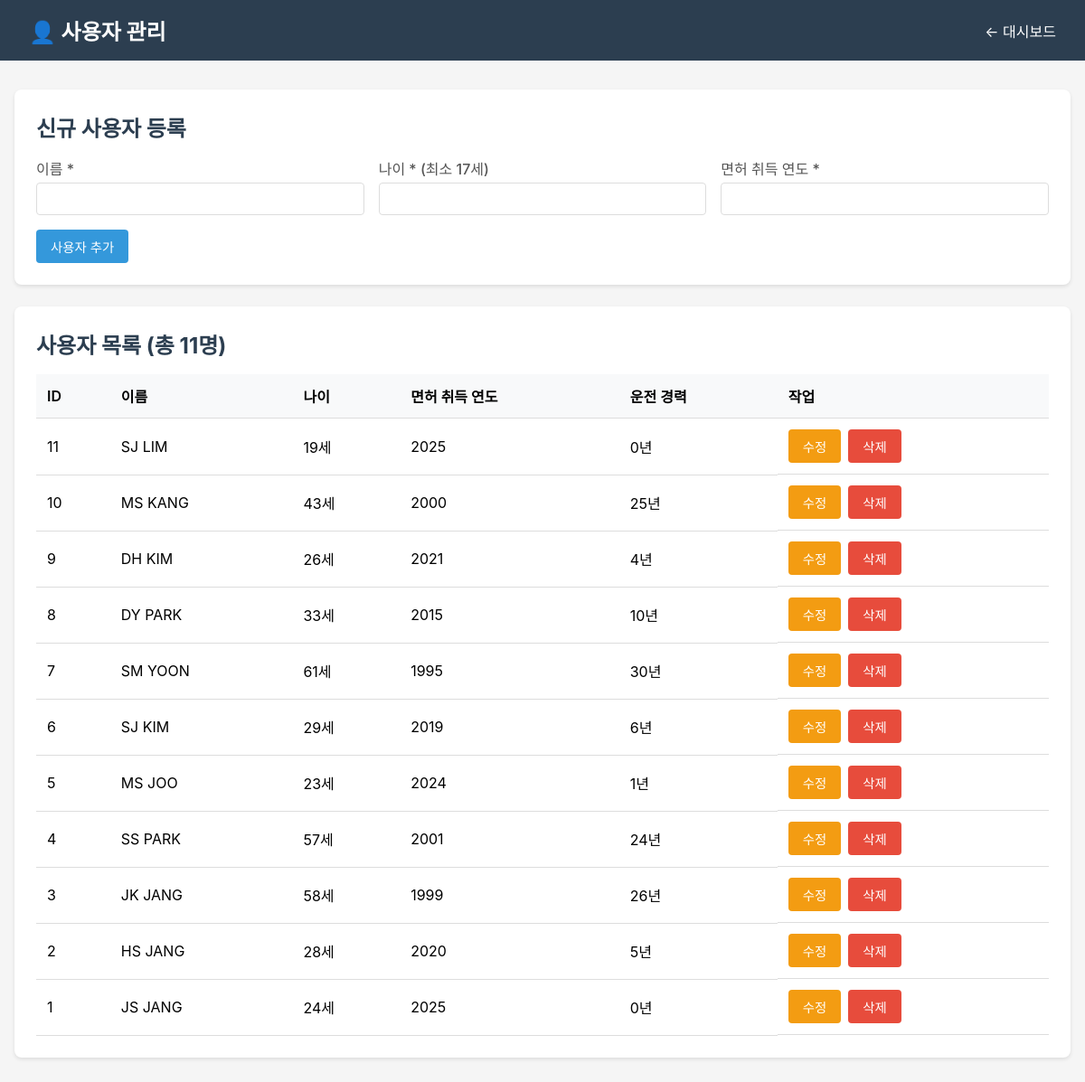
Screenshot of /PHPWeb/admin_users.php with the database file from the repository.
### tables this page shows
CREATE TABLE Users (
    id INT PRIMARY KEY AUTO_INCREMENT,
    name VARCHAR(255) NOT NULL,
    age INT NOT NULL,
    license_year INT NOT NULL
);

### PHPWeb/admin_users.php (the view, shortened to what this page needs)
<?php
require_once 'users.php';
$stmt = $conn->prepare("SELECT * FROM Users ORDER BY id DESC");
$stmt->execute();
$result = $stmt->get_result();
$users = $result->fetch_all(MYSQLI_ASSOC);
?>
<!DOCTYPE html>
<html lang="ko">
<head>
</head>
<body>
    <div class="header">
        <h1>👤 사용자 관리</h1>
        <a href="admin_index.php">← 대시보드</a>
    </div>
    <div class="container">
        <div class="card">
            <h2>신규 사용자 등록</h2>
            <form method="POST">
                <div class="grid">
                    <div class="form-group">
                        <label>이름 *</label>
                        <input type="text" name="name" required>
                    </div>
                    <div class="form-group">
                        <label>나이 * (최소 17세)</label>
                        <input type="number" name="age" min="17" required>
                    </div>
                    <div class="form-group">
                        <label>면허 취득 연도 *</label>
                        <input type="number" name="license_year" min="1950" max="<?= date('Y') ?>" required>
                    </div>
                </div>
                <button type="submit" class="btn btn-primary">사용자 추가</button>
            </form>
        </div>
        <div class="card">
            <h2>사용자 목록 (총 <?= count($users) ?>명)</h2>
            <table>
                <thead>
                    <tr>
                        <th>ID</th>
                        <th>이름</th>
                        <th>나이</th>
                        <th>면허 취득 연도</th>
                        <th>운전 경력</th>
                        <th>작업</th>
                    </tr>
                </thead>
                <tbody>
                    <?php foreach ($users as $user):
                        $experience = date('Y') - $user['license_year'];
                        ?>
                        <tr>
                            <td><?= $user['id'] ?></td>
                            <td><?= htmlspecialchars($user['name']) ?></td>
                            <td><?= $user['age'] ?>세</td>
                            <td><?= $user['license_year'] ?></td>
                            <td><?= $experience ?>년</td>
                            <td class="actions">
                                <button
                                    onclick="openEditModal(<?= $user['id'] ?>, '<?= htmlspecialchars($user['name'], ENT_QUOTES) ?>', <?= $user['age'] ?>, <?= $user['license_year'] ?>)"
                                    class="btn btn-warning">수정</button>
                                <form method="POST" style="display:inline;" onsubmit="return confirm('정말 삭제하시겠습니까?');">
                                    <button type="submit" class="btn btn-danger">삭제</button>
                                </form>
                            </td>
                        </tr>
                    <?php endforeach; ?>
                </tbody>
            </table>
        </div>
    </div>
</body>
</html>

### PHPWeb/admin_users.php (style rules this page uses)
* { margin: 0; padding: 0; box-sizing: border-box; }
body { font-family: -apple-system, BlinkMacSystemFont, 'Segoe UI', sans-serif; background: #f5f5f5; }
.header { background: #2c3e50; color: white; padding: 1rem 2rem; display: flex; justify-content: space-between; align-items: center; }
.header h1 { font-size: 1.5rem; }
.header a { color: white; text-decoration: none; }
.container { max-width: 1200px; margin: 2rem auto; padding: 0 1rem; }
.card { background: white; padding: 1.5rem; border-radius: 8px; box-shadow: 0 2px 4px rgba(0, 0, 0, 0.1); margin-bottom: 1.5rem; }
.card h2 { margin-bottom: 1rem; color: #2c3e50; }
.form-group { margin-bottom: 1rem; }
.form-group label { display: block; margin-bottom: 0.25rem; color: #555; font-weight: 500; }
.form-group input { width: 100%; padding: 0.5rem; border: 1px solid #ddd; border-radius: 4px; font-size: 1rem; }
.btn { padding: 0.5rem 1rem; border: none; border-radius: 4px; cursor: pointer; font-size: 0.9rem; }
.btn-primary { background: #3498db; color: white; }
.btn-danger { background: #e74c3c; color: white; }
.btn-warning { background: #f39c12; color: white; }
table { width: 100%; border-collapse: collapse; }
table th, table td { padding: 0.75rem; text-align: left; border-bottom: 1px solid #ddd; }
table th { background: #f8f9fa; font-weight: 600; }
.actions { display: flex; gap: 0.5rem; }
.grid { display: grid; grid-template-columns: repeat(auto-fit, minmax(200px, 1fr)); gap: 1rem; }

### rows the page displays
users: id "11", name "SJ LIM", age "19", license_year "2025"
users: id "10", name "MS KANG", age "43", license_year "2000"
users: id "9", name "DH KIM", age "26", license_year "2021"
users: id "8", name "DY PARK", age "33", license_year "2015"
users: id "7", name "SM YOON", age "61", license_year "1995"
users: id "6", name "SJ KIM", age "29", license_year "2019"
users: id "5", name "MS JOO", age "23", license_year "2024"
users: id "4", name "SS PARK", age "57", license_year "2001"
users: id "3", name "JK JANG", age "58", license_year "1999"
users: id "2", name "HS JANG", age "28", license_year "2020"
users: id "1", name "JS JANG", age "24", license_year "2025"

### other values shown
count($users) "11"
